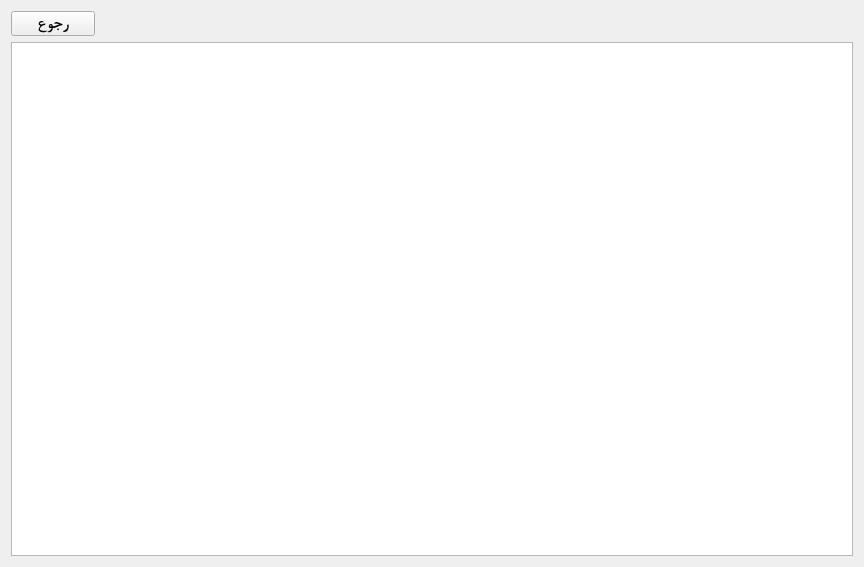
<?xml version="1.0" encoding="UTF-8"?>
<ui version="4.0">
 <class>Form</class>
 <widget class="QWidget" name="Form">
  <property name="geometry">
   <rect>
    <x>0</x>
    <y>0</y>
    <width>864</width>
    <height>567</height>
   </rect>
  </property>
  <property name="windowTitle">
   <string>Form</string>
  </property>
  <layout class="QVBoxLayout" name="verticalLayout_2">
   <item>
    <layout class="QVBoxLayout" name="verticalLayout">
     <item>
      <widget class="QPushButton" name="back_btn">
       <property name="maximumSize">
        <size>
         <width>84</width>
         <height>16777215</height>
        </size>
       </property>
       <property name="font">
        <font>
         <family>FreeSerif</family>
         <pointsize>12</pointsize>
         <weight>75</weight>
         <bold>true</bold>
        </font>
       </property>
       <property name="text">
        <string>رجوع</string>
       </property>
      </widget>
     </item>
     <item>
      <widget class="QTableView" name="story_table"/>
     </item>
    </layout>
   </item>
  </layout>
 </widget>
 <resources/>
 <connections/>
</ui>
